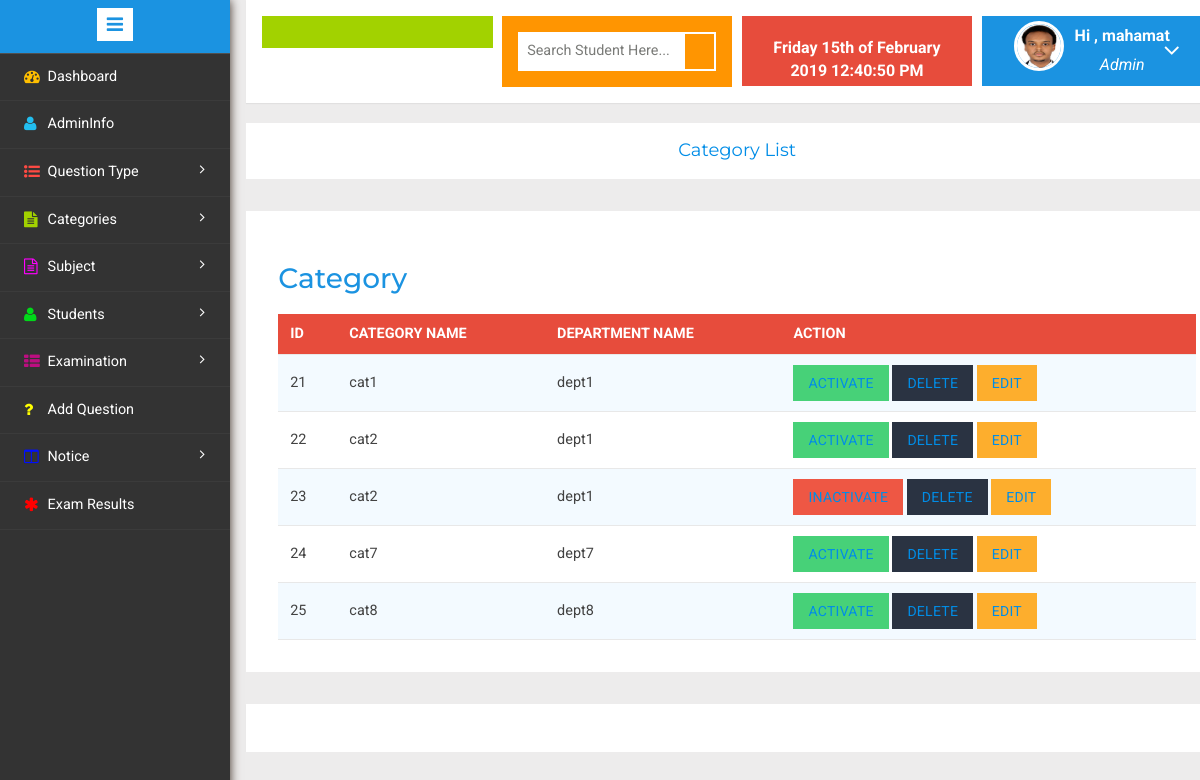
The page /admin/categorylist.php (signed in) on the database its author committed.
### tables this page shows
CREATE TABLE `usertbl` (
  `uid` int(11) NOT NULL,
  `fname` varchar(50) NOT NULL,
  `lname` varchar(50) NOT NULL,
  `gender` varchar(20) NOT NULL,
  `blood` varchar(20) NOT NULL,
  `email` varchar(50) NOT NULL,
  `phone` varchar(20) NOT NULL,
  `mobile` varchar(20) NOT NULL,
  `password` varchar(50) NOT NULL,
  `cpassword` varchar(50) NOT NULL,
  `dob` date NOT NULL,
  `address` varchar(50) NOT NULL,
  `deptname` varchar(50) NOT NULL,
  `catname` varchar(50) NOT NULL,
  `file` varchar(50) NOT NULL,
  `status` tinyint(1) NOT NULL
);

CREATE TABLE `categorytbl` (
  `cid` int(11) NOT NULL,
  `catname` varchar(50) NOT NULL,
  `deptname` varchar(50) NOT NULL,
  `cstatus` tinyint(1) NOT NULL
);

### admin/checkuser.php (called while the page is built, shortened)
<?php
$user_check= $_SESSION["userid"];
$ses_sql=mysql_query("select * from usertbl where uid = '$user_check'");
$row = mysql_fetch_assoc($ses_sql);
$my_fname =$row['fname'];
$my_file=$row['file'];
?>

### admin/categorylist.php (the view, shortened to what this page needs)
<!DOCTYPE HTML>
<html>
<head>
</head>
<body>
<div class="page-container">
<div class="left-content">
<div class="mother-grid-inner">
<?php
if($_SESSION["userid"]==true)
{
include("header.php"); ?>
	<ol class="breadcrumb">
                <center><li class="breadcrumb-item"><h4><a href="">Category List</a></h4></li></center>
            </ol>
<?php
$sql="select cid,catname,deptname,cstatus from categorytbl ";
$result = mysql_query($sql);
?>
<div class="agile-grids">
<div class="agile-tables">
<div class="w3l-table-info">
<h2>Category</h2>
<table width="100%" id="table">
<thead>
<tr>
               <th align="left">Id</th>
			   <th align="left">Category Name</th>
			   <th align="left">Department Name</th>
			   <th align="left">Action</th>
</tr>
</thead>
<tbody>
<?php while($rows=mysql_fetch_array($result))
{
	?>
    <tr>
    <td><?php echo $rows['cid'];?></td>
	<td><?php echo $rows['catname'];?></td>
    <td><?php echo $rows['deptname'];?></td>
	<td>
    <?php
	$status=$rows['cstatus'];
if(($status)=='0')
{
?>
<button class="btn bg-danger">
<a href="caction.php?status=<?php echo $rows['cid'];?>"
  onclick="return confirm('Activate <?php echo $rows['catname'];?>');"> Inactivate </a></button>
<?php
}
if(($status)=='1')
{
?>
<button class="btn bg-success text-white ">
<a href="caction.php?status=<?php echo $rows['cid'];?>"
 onclick="return confirm('In-activate <?php echo $rows['catname'];?>');"> Activate</a></button><?php
}
?>
	<button class="btn btn-dark text-white "><a href="deletecat.php?id=<?php echo $rows['cid']; ?>"
    onclick="return confirm('Are you sure you wish to delete this Record?');">Delete </a> </button>
	<button class="btn bg-alert dark text-white "><a href="editcategory.php?id=<?php echo $rows['cid']; ?>"> Edit </a></button>
	</td>
    </tr>
<?php }?>
</tbody>
</table>
</div>
</div>
</div>
<?php include("footer.php"); ?>
	<?php include("sidebar.php"); ?>
	<?php }
else
	header('location:login.php');
?>
</body>
</html>

### admin/header.php (shortened to what this page needs)
<!DOCTYPE HTML>
<html>
<head>
<link href="css/bootstrap.min.css" rel='stylesheet' type='text/css' />
<link href="css/style.css" rel='stylesheet' type='text/css' />
<link rel="stylesheet" href="css/morris.css" type="text/css"/>
<link href="css/font-awesome.css" rel="stylesheet">
<link rel="stylesheet" href="css/jquery-ui.css">
<link rel="stylesheet" href="css/icon-font.min.css" type='text/css' />
<link rel="stylesheet" href="css/table-style.css" type='text/css' />
</head>
<body>
<?php include("checkuser.php"); ?>
				<div class="header-main">
					<div class="logo-w3-agile">
							</div>
					<div class="w3layouts-left">
								<div class="w3-search-box">
									<form action="search.php" method="GET">
										<input type="text" placeholder="Search Student Here..." name="name" required="">
										<input type="submit" value="">
									</form>
								</div>
						 </div>
						 <div class="w3layouts-right">
							<div class="profile_details_left">
								<b><font color="white"><?php  date_default_timezone_set( "Asia/Kolkata");
								echo date("l jS \of F Y h:i:s A"); ?></font></b><br>
							</div>
						</div>
						<div class="profile_details w3l">
								<ul>
									<li class="dropdown profile_details_drop">
										<a href="#" class="dropdown-toggle" data-toggle="dropdown" aria-expanded="false">
											<div class="profile_img">
												<span class="prfil-img"><?php echo($my_file!=NULL)?'<img src="uploaded/'.$my_file.'" >' :'' ;?> </span>
												<div class="user-name">
													<p><?php echo "Hi ,  $my_fname";?></p>
													<span>Admin</span>
												</div>
												<i class="fa fa-angle-down"></i>
												<div class="clearfix"></div>
											</div>
										</a>
									</li>
								</ul>
							</div>
				</div>
			</body>
</body>
</html>

### admin/css/table-style.css (style rules this page uses)
table { background: white; border-collapse: collapse; margin: 1.25em 0 0; width: 100%; }
table tr, table th, table td { border: none; border-bottom: 1px solid #e8e8e8; font-size: .95em; }
table th, table td { padding: 10px 12px; text-align: left; }
table th { background: #e74c3c; color: #fff; text-transform: uppercase; }
table tr td { background: #f3faff; color: #424242; }
table tr:nth-of-type(2n+2) td { background: #ffffff; }
table { width: 100%; }

### admin/header.php (style rules this page uses)
.w3layouts-right { width: 10px; height: 70px; }

### rows shown on the page
usertbl: file (picture), fname "mahamat"
categorytbl: cid "21", catname "cat1", deptname "dept1"
categorytbl: cid "22", catname "cat2", deptname "dept1"
categorytbl: cid "23", catname "cat2", deptname "dept1"
categorytbl: cid "24", catname "cat7", deptname "dept7"
categorytbl: cid "25", catname "cat8", deptname "dept8"
